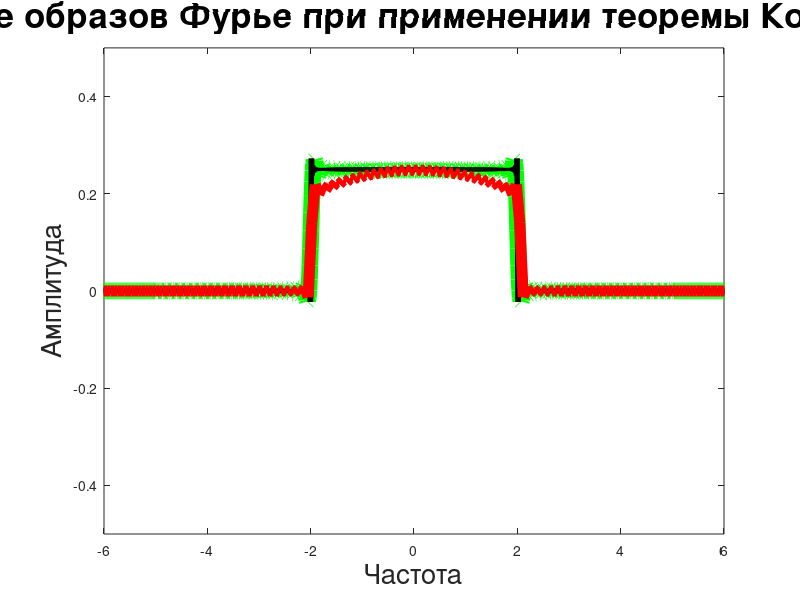

The MATLAB source for this figure: (Note: this script raises an error after producing the figure.)
% Параметры для y2(t)
b = 4*pi; % b определяет ширину основного лепестка у sinc(bt)
B2 = 4;

% Временной массив для "непрерывной" функции
T = 1e2;
T2 = 15; % промежуток для отображения, можно варьировать
dt = 1e-3; % очень маленький шаг для имитации непрерывности
N = T/dt;
t = linspace(-T/2, T/2, N); % берем чуть больше интервала для хорошей картинки
N = length(t);
m = 0:N-1;
c = dt * (-1).^m;

% Определение функций
y2 = sinc(b*t/pi); % В MATLAB sinc(x) = sin(pi*x)/(pi*x), поэтому делим на pi

y2_fft = fftshift(c .* fft(y2));

f = figure();
%plot(t, y2, 'b', 'LineWidth', 7);
%xlabel('Время', 'FontSize', 20); ylabel('Значения', "FontSize", 20);
%title('График функции y_2(t)', 'FontSize', 25);
%xlim([-T2/2 T2/2]);
%ylim([-0.5 1.15]);
%grid on;

Fs = 10; % Частота дискретизации в Гц
dt_sample = 1/Fs;
N_sample = T2/dt_sample;
t_sample = linspace(-T2/2, T2/2, N_sample);

% Сэмплированные значения
y2_sample = sinc(b*t_sample/pi);

y2_interp = zeros(size(t));
for k = 1:length(t_sample)
    y2_interp = y2_interp + y2_sample(k)*sinc(Fs*(t - t_sample(k)));
end

y2_fft_interp = fftshift(c .* fft(y2_interp));

c2_sample = dt_sample * (-1).^(0:length(t_sample)-1);
y2_sample_fft = fftshift(c2_sample .* fft(y2_sample));

%plot(t, y2_interp, 'g', LineWidth=8); hold on;
%plot(t, y2, 'k', LineWidth=4);
%scatter(t_sample, y2_sample, "filled", MarkerFaceColor="red", MarkerEdgeColor="red", LineWidth=1)
%title('Восстановление функции через теорему Котельникова');
%xlabel('Время');
%ylabel('Значения');
%legend('Интерполяция', 'Оригинальная', "Сэмплированная");
%xlim([-T2/2-0.25 T2/2+0.25]);
%ylim([-0.5 1.15]);
%grid on;


V = 1/dt_sample;
dnu = 1/T2;
nu = linspace(-1/dt/2, 1/dt/2, N);
nu_sample = linspace(-V/2, V/2, N_sample);

plot(nu, y2_fft_interp, 'g', 'LineWidth', 12); hold on;
plot(nu, y2_fft, 'k', 'LineWidth', 4);
plot(nu_sample, y2_sample_fft, 'r', 'LineWidth', 8);
plot(nu_sample-V, y2_sample_fft, 'r', 'LineWidth', 8, 'HandleVisibility', 'off');
plot(nu_sample+V, y2_sample_fft, 'r', 'LineWidth', 8, 'HandleVisibility', 'off');
xlabel('Частота', "FontSize", 20);
ylabel('Амплитуда', 'FontSize', 20);
title('Сравнение образов Фурье при применении теоремы Котельникова', 'FontSize', 25);
xlim([-V/2-1 V/2+1]);
ylim([-0.5 0.5]);
xline([-B2/2, B2/2], '--b', 'B = 4', 'FontSize', 20, 'LineWidth', 4, 'HandleVisibility', 'off');
xline([-V/2, V/2], '--b', 'V = ' + string(V), 'FontSize', 20, 'LineWidth', 4, 'HandleVisibility', 'off');
legend('Фурье-образ интерполяции', 'Фурье-образ оригинала', ...
    "Фурье-образ сэмплированного сигнала", Location='southeast');
grid on;

set(gcf, 'PaperPositionMode', 'auto');
set(gcf, 'Position', [100, 100, 1800, 1000]);
set(gca, 'FontSize', 22, 'GridLineWidth', 3, 'LineWidth', 2);
exportgraphics(f, "images\74.jpg")